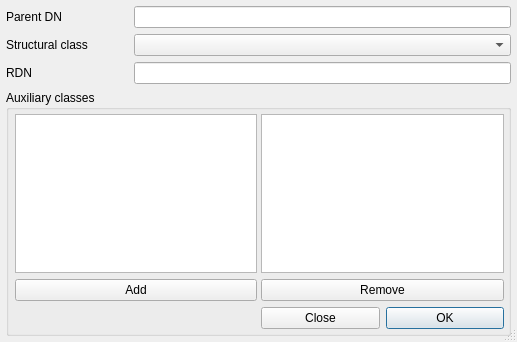
<?xml version="1.0" encoding="UTF-8"?>
<ui version="4.0">
 <class>CLdapNewEntryDialog</class>
 <widget class="QDialog" name="CLdapNewEntryDialog">
  <property name="geometry">
   <rect>
    <x>0</x>
    <y>0</y>
    <width>517</width>
    <height>342</height>
   </rect>
  </property>
  <property name="windowTitle">
   <string>New entry</string>
  </property>
  <property name="sizeGripEnabled">
   <bool>true</bool>
  </property>
  <layout class="QVBoxLayout" name="verticalLayout_2">
   <property name="leftMargin">
    <number>6</number>
   </property>
   <property name="topMargin">
    <number>6</number>
   </property>
   <property name="rightMargin">
    <number>6</number>
   </property>
   <property name="bottomMargin">
    <number>6</number>
   </property>
   <item>
    <layout class="QGridLayout" name="gridLayout" rowstretch="0,0,0,0,0,0,0,0,0" columnstretch="0,0,0,0">
     <item row="3" column="0">
      <widget class="QLabel" name="label_3">
       <property name="text">
        <string>RDN</string>
       </property>
      </widget>
     </item>
     <item row="0" column="0">
      <widget class="QLabel" name="label">
       <property name="text">
        <string>Parent DN</string>
       </property>
      </widget>
     </item>
     <item row="3" column="1" colspan="3">
      <widget class="QLineEdit" name="rdnEdit"/>
     </item>
     <item row="1" column="0">
      <widget class="QLabel" name="label_2">
       <property name="text">
        <string>Structural class</string>
       </property>
      </widget>
     </item>
     <item row="0" column="1" colspan="3">
      <widget class="QLineEdit" name="parentdnEdit"/>
     </item>
     <item row="1" column="1" colspan="3">
      <widget class="QComboBox" name="structuralCombo"/>
     </item>
     <item row="4" column="0" rowspan="2" colspan="4">
      <widget class="QGroupBox" name="groupBox">
       <property name="title">
        <string>Auxiliary classes</string>
       </property>
       <layout class="QGridLayout" name="gridLayout_2">
        <property name="leftMargin">
         <number>6</number>
        </property>
        <property name="topMargin">
         <number>4</number>
        </property>
        <property name="rightMargin">
         <number>4</number>
        </property>
        <property name="bottomMargin">
         <number>4</number>
        </property>
        <property name="horizontalSpacing">
         <number>4</number>
        </property>
        <item row="0" column="0">
         <widget class="QListWidget" name="listAll">
          <property name="alternatingRowColors">
           <bool>true</bool>
          </property>
          <property name="selectionMode">
           <enum>QAbstractItemView::ExtendedSelection</enum>
          </property>
          <property name="sortingEnabled">
           <bool>true</bool>
          </property>
         </widget>
        </item>
        <item row="0" column="1">
         <widget class="QListWidget" name="listNeeded">
          <property name="alternatingRowColors">
           <bool>true</bool>
          </property>
          <property name="selectionMode">
           <enum>QAbstractItemView::ExtendedSelection</enum>
          </property>
          <property name="sortingEnabled">
           <bool>true</bool>
          </property>
         </widget>
        </item>
        <item row="1" column="0">
         <widget class="QPushButton" name="addButton">
          <property name="sizePolicy">
           <sizepolicy hsizetype="Preferred" vsizetype="Fixed">
            <horstretch>0</horstretch>
            <verstretch>0</verstretch>
           </sizepolicy>
          </property>
          <property name="text">
           <string>Add</string>
          </property>
         </widget>
        </item>
        <item row="1" column="1">
         <widget class="QPushButton" name="removeButton">
          <property name="sizePolicy">
           <sizepolicy hsizetype="Preferred" vsizetype="Fixed">
            <horstretch>0</horstretch>
            <verstretch>0</verstretch>
           </sizepolicy>
          </property>
          <property name="text">
           <string>Remove</string>
          </property>
         </widget>
        </item>
        <item row="2" column="1">
         <layout class="QHBoxLayout" name="horizontalLayout">
          <property name="spacing">
           <number>6</number>
          </property>
          <property name="bottomMargin">
           <number>0</number>
          </property>
          <item>
           <widget class="QPushButton" name="closeButton">
            <property name="sizePolicy">
             <sizepolicy hsizetype="Preferred" vsizetype="Fixed">
              <horstretch>0</horstretch>
              <verstretch>0</verstretch>
             </sizepolicy>
            </property>
            <property name="text">
             <string>Close</string>
            </property>
            <property name="autoDefault">
             <bool>false</bool>
            </property>
            <property name="default">
             <bool>false</bool>
            </property>
           </widget>
          </item>
          <item>
           <widget class="QPushButton" name="okButton">
            <property name="sizePolicy">
             <sizepolicy hsizetype="Preferred" vsizetype="Fixed">
              <horstretch>0</horstretch>
              <verstretch>0</verstretch>
             </sizepolicy>
            </property>
            <property name="text">
             <string>OK</string>
            </property>
            <property name="default">
             <bool>true</bool>
            </property>
           </widget>
          </item>
         </layout>
        </item>
       </layout>
      </widget>
     </item>
    </layout>
   </item>
  </layout>
 </widget>
 <tabstops>
  <tabstop>parentdnEdit</tabstop>
 </tabstops>
 <resources/>
 <connections/>
</ui>
